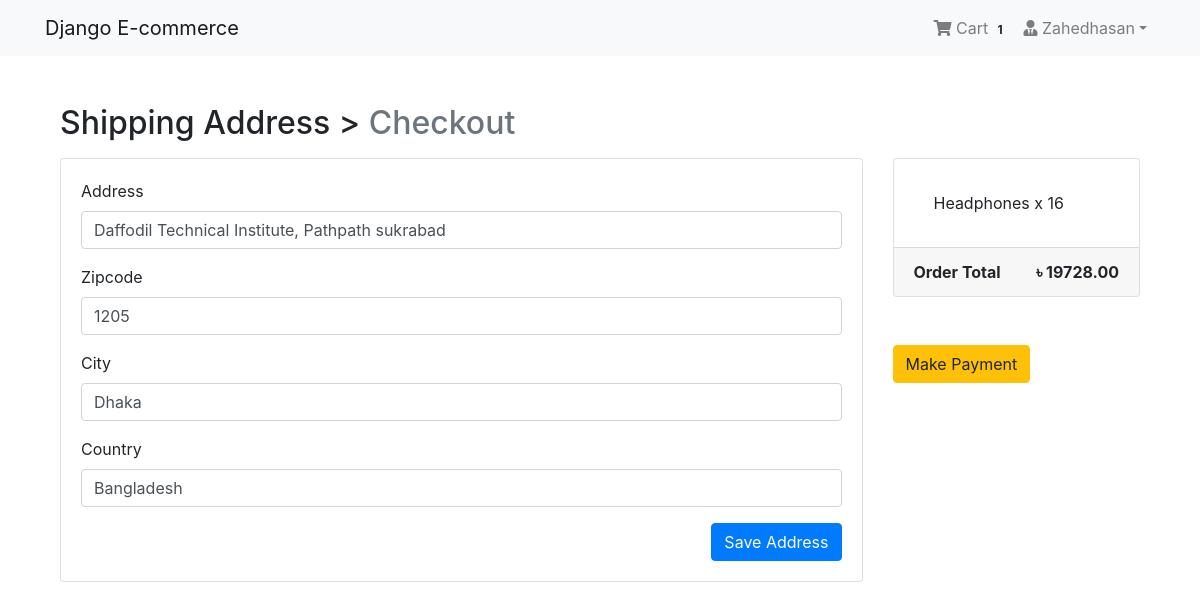
Page /payment/checkout/ (signed in) on the committed database.
### App_Login/models.py (models this page shows, shortened)
class User(AbstractBaseUser, PermissionsMixin):
    email = models.EmailField(unique=True, null=False)
    is_staff = models.BooleanField(
        ugettext_lazy('staff status'),
        default=False,
        help_text = ugettext_lazy('Designates whether the user can log in this site')
    )
    is_active = models.BooleanField(
        ugettext_lazy('active'),
        default=True,
        help_text=ugettext_lazy('Designates whether this user should be treated as active. Unselect this instead of deleting accounts')
    )
    USERNAME_FIELD = 'email'
    objects = MyUserManager()

class Profile(models.Model):
    user = models.OneToOneField(User, on_delete=models.CASCADE, related_name='profile')
    username = models.CharField(max_length=264, blank=True)
    full_name = models.CharField(max_length=264, blank=True)
    address_1 = models.TextField(max_length=300, blank=True)
    city = models.CharField(max_length=40, blank=True)
    zipcode = models.CharField(max_length=10, blank=True)
    country = models.CharField(max_length=50, blank=True)
    phone = models.CharField(max_length=20, blank=True)
    date_joined = models.DateTimeField(auto_now_add=True)

### App_Order/models.py (models this page shows, shortened)
class Order(models.Model):
    orderitems=models.ManyToManyField(Cart)
    user=models.ForeignKey(settings.AUTH_USER_MODEL,on_delete=models.CASCADE)
    ordered=models.BooleanField(default=False)
    created=models.DateTimeField(auto_now_add=True)
    paymentId=models.CharField(max_length=264,blank=True,null=True)
    orderId=models.CharField(max_length=265,blank=True,null=True)
    def get_totals(self):
        total = 0
        for order_item in self.orderitems.all():
            total += float(order_item.get_total())
        return total

class Cart(models.Model):
    user=models.ForeignKey(settings.AUTH_USER_MODEL,on_delete=models.CASCADE,related_name='cart')
    item=models.ForeignKey(Product,on_delete=models.CASCADE)
    quantity=models.IntegerField(default=1)
    purchased=models.BooleanField(False)
    created=models.DateTimeField(auto_now_add=True)
    updated=models.DateTimeField(auto_now=True)
    def get_total(self):
        total=self.item.price * self.quantity
        float_total=format(total,'0.2f')
        return float_total

### App_Payment/models.py (models this page shows)
class BillingAddress(models.Model):
    user = models.ForeignKey(settings.AUTH_USER_MODEL, on_delete=models.CASCADE)
    address = models.CharField(max_length=264, blank=True)
    zipcode = models.CharField(max_length=10, blank=True)
    city = models.CharField(max_length=30, blank=True)
    country = models.CharField(max_length=20, blank=True)
    def __str__(self):
        return f'{self.user.profile.username} billing address'
    def is_fully_filled(self):
        field_names = [f.name for f in self._meta.get_fields()]
        for field_name in field_names:
            value = getattr(self, field_name)
            if value is None or value=='':
                return False
        return True
    class Meta:
        verbose_name_plural = "Billing Addresses"

### App_Shop/models.py (models this page shows, shortened)
class Product(models.Model):
    mainimage=models.ImageField(upload_to='Products')
    name=models.CharField(max_length=264)
    category=models.ForeignKey(Category, on_delete=models.CASCADE,related_name='Category')
    preview_text=models.TextField(max_length=200,verbose_name='preview_text')
    detail_text=models.TextField(max_length=1000,verbose_name='Description')
    price=models.FloatField()
    old_price=models.FloatField(default=0.00)
    Created=models.DateTimeField(auto_now_add=True)
    class Meta:
        ordering=['-Created',]

### App_Payment/views.py (the view)
# urls.py: path('checkout/', views.checkout, name="checkout"),
@login_required
def checkout(request):
    saved_address = BillingAddress.objects.get_or_create(user=request.user)
    saved_address = saved_address[0]
    print(saved_address)
    form = BillingForm(instance=saved_address)
    if request.method == "POST":
        form = BillingForm(request.POST, instance=saved_address)
        if form.is_valid():
            form.save()
            form = BillingForm(instance=saved_address)
            messages.info(request,"Your address has been saved!")
    order_qs = Order.objects.filter(user=request.user, ordered=False)
    order_items = order_qs[0].orderitems.all()
    order_total = order_qs[0].get_totals()
    return render(request, 'App_Payment/checkout.html', context={"form":form,'order_items':order_items,
    'order_total':order_total,'saved_address':saved_address})

### App_Payment/forms.py
class BillingForm(forms.ModelForm):
    class Meta:
        model = BillingAddress
        fields = ['address', 'zipcode', 'city', 'country']

### App_Order/templatetags/cart_tag.py (called while the page is built)
@register.filter
def cart_total(user):
    order = Order.objects.filter(user=user, ordered=False)
    if order.exists():
        return order[0].orderitems.count()
    else:
        return 0

### templates/App_Payment/checkout.html (shortened to what this page needs)
{% extends 'base.html' %}
{% load crispy_forms_tags %}
{% block body_block %}
<div class="container mt-5">
  <h2 class="mb-3">
    Shipping Address > <span class="text-muted">Checkout</span>
  </h2>
  <div class="row">
    <div class="col-md-9">
      <div class="card mb-5" style="height: auto">
        <div class="card-body">
          <form method="POST">
            {{form|crispy}}
            <button type="submit" class="btn btn-primary float-right">Save Address</button>
          </form>
        </div>
      </div>
    </div>
    <div class="col-md-3">
      <div class="card" style="height:auto">
        <div class="card-body">
          <ul class="list-group list-group-flush">
            {% for order_item in order_items %}
            <li class="list-group-item">{{ order_item.item.name}} x {{order_item.quantity}}</li>
            {% endfor %}
          </ul>
        </div>
        <div class="card-footer">
          <span class="float-left"><b>Order Total</b></span>
          <span class="float-right"><b>&#2547; {{order_total|floatformat:2}}</b></span>
        </div>
      </div>
      <br>
      <br>
      {% if saved_address.is_fully_filled %}
      <a href="{% url 'App_Payment:payment'%}" class="btn btn-warning btn-md">Make Payment</a>
      {% else %}
      <div class="alert alert-info">
        <p>Please fill up all the information to make payment.</p>
      </div>
      {% endif %}
    </div>
  </div>
</div>
{% endblock %}

### templates/navbar.html (shortened to what this page needs)
{% load cart_tag %}
<nav class="navbar navbar-expand-lg navbar-light bg-light">
  <div class="container">
    <a class="navbar-brand" href="{% url 'App_Shop:home' %}">Django E-commerce</a>
    <div class="collapse navbar-collapse" id="navbarNav">
      <ul class="navbar-nav ml-auto">
        {% if request.user.is_authenticated %}
        <li class="nav-item">
          <a href="{% url 'App_Order:cart'%}" class="nav-link">
            <i class="fa fa-shopping-cart"></i> Cart
            <span class="badge badge-light">{{request.user|cart_total}}</span>
          </a>
        </li>
        <li class="nav-item dropdown">
          <a class="nav-link dropdown-toggle" href="#" id="navbarDropdown" role="button" data-toggle="dropdown" aria-haspopup="true" aria-expanded="false">
            <i class="fas fa-user-tie"></i> {{request.user.profile.username}}</a>
        </li>
        {% else %}
        <li class="nav-item">
          <a href="{% url 'App_Login:login' %}" class="btn btn-primary">Login</a>
        </li>
        {% endif %}
      </ul>
    </div>
  </div>
</nav>

### templates/base.html (style rules this page uses)
.card { height: 350px; }

### rows in the picture
User: user|cart_total "1", user.profile.username "Zahedhasan"
BillingAddress: address "Daffodil Technical Institute, Pathpath sukrabad", zipcode "1205", city "Dhaka", country "Bangladesh"
Cart: item.name "Headphones", quantity "16"

### other values in the picture
{{ order_total|floatformat:2 }} "19728.00"
